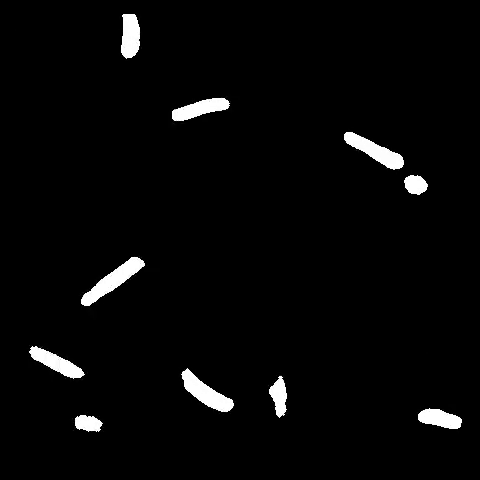
#> input picture frame 50 of video_3_bin.mp4, 480 x 480 px
$ python object_tracking.py   (older library calls are emulated)
#> lines starting #> are read from the running program, lines starting #| are printed output that depends on the picture; after the words box and inside, x2 and y2 are one past the last pixel; in counts of white or black regions, pixels touching at a corner belong together
### detectors.py
import numpy as np
import cv2

debug = 0


class Detectors(object):  # 检测每一帧图像中的物体
    # Python中三引号"""可以：
    # 1.用来做多行注释（一般会被运行，不推荐）
    # 2.允许一个字符串跨行，字符串中可以包含换行符/制表符和其它特殊字符
    # 3.用于SQL语句（对数据库进行查询修改）表达式没有变量，为避免使用转义换行符\n时
    """Detectors class to detect objects in video frame
    Attributes:
        None
    """
    def __init__(self):
        """Initialize variables used by Detectors class
        """
        return

    def Detect(self, frame, frame_count):  # 输入：帧图像  输出：目标质心的向量
        # 检测帧图像中的目标可以分为以下几步：
        # 1.将抓取到的帧图像由BGR格式转换成灰度图像
        # 2.背景相减
        # 3.Canny算子检测边缘
        # 4.仅保留阈值范围内的边缘
        # 5.找到轮廓及质心
        """Detect objects in video frame using following pipeline
            - Convert captured frame from BGR to GRAY
            - Perform Background Subtraction
            - Detect edges using Canny Edge Detection
              http://docs.opencv.org/trunk/da/d22/tutorial_py_canny.html
            - Retain only edges within the threshold
            - Find contours
            - Find centroids for each valid contours
        Args:
            frame: single video frame
        Return:
            centers: vector of object centroids in a frame
        """

        # # Convert BGR to GRAY
        # gray = cv2.cvtColor(frame, cv2.COLOR_BGR2GRAY)
        # #
        # count = frame_count
        # if count == 100:
        #     cv2.imwrite('5_gray1.bmp', gray)
        # if debug == 0:
        #    cv2.imshow('gray', gray)
        #
        # # Perform Background Subtraction 背景相减，得到前景掩膜
        # fgbg = cv2.bgsegm.createBackgroundSubtractorMOG(history, nmixtures, backgroundRatio, noiseSigma)
        # 使用K(K=3或5)个高斯混合分布对背景像素进行建模，使用这些颜色在视频中存在时间的长短作为混合的权重。每一个像素点基于时间序列会有很多值，从而可以构成一个分布
        # history：时间长度，默认200   nmixtures：高斯混合成份的数量，默认5
        # backgroundRatio：背景比率，默认0.7   noiseSigma：噪声强度（亮度或每个颜色通道的标准偏差），默认0表示一些自动值
        # fgbg = cv2.createBackgroundSubtractorMOG2()
        # fgmask = fgbg.apply(gray)

        # if debug == 0:
           # cv2.imshow('bgsub', fgmask)

        # Detect edges  Canny边缘检测算子
        # edges = cv.Canny(image, threshold1, threshold2[, apertureSize[, L2gradient]])
        # threshold1/2 处理过程中的两个阈值   apertureSize：Sobel算子的孔径大小
        # L2gradient：计算图像梯度幅度的标识，默认False，使用L1范数计算（将两个方向导数的绝对值相加），若为True，使用L2范数进行计算（两个方向的导数的平方和再开方）
        # edges = cv2.Canny(gray, 100, 190, 3)
        # #
        # if debug == 0:
        #    cv2.imshow('Edges', edges)


        # Retain only edges within the threshold
        # ret, thresh = cv2.threshold(edges, 0, 255, cv2.THRESH_BINARY)


        # Step1：将BGR图像转换成Gray
        gray = cv2.cvtColor(frame, cv2.COLOR_BGR2GRAY)
        # count = frame_count
        # if count==100:
        #     cv2.imwrite('100_gray.bmp', gray)

        # Step2：图像阈值分割
        # cv2.threshold(src, thresh, maxval, type[, dst]) → retval, dst
        # src：输入图片 thresh：阈值  maxval：填充色 type：有01234四种类型，一般为0
        # 输出：retval：返回输入的thresh  dst：返回二值化后的图片
        ret, thresh = cv2.threshold(gray, 0, 255, cv2.THRESH_BINARY)

        # Find contours
        # image, contours, hierarchy = cv2.findContours(thresh, cv2.RETR_EXTERNAL, cv2.CHAIN_APPROX_SIMPLE)
        # contours, hierarchy = cv2.findContours(image,mode,method)查找物体的轮廓
        # mode：轮廓的模式  cv2.RETR_EXTERNAL只检测外轮廓 cv2.RETR_LIST检测的轮廓不建立等级关系
        # cv2.RETR_CCOMP建立两个等级的轮廓，上一层为外边界，内层为内孔的边界。如果内孔内还有连通物体，则这个物体的边界也在顶层
        # cv2.RETR_TREE建立一个等级树结构的轮廓。
        # method：轮廓的近似方法 cv2.CHAIN_APPROX_NOME存储所有的轮廓点，相邻的两个点的像素位置差不超过1；
        # cv2.CHAIN_APPROX_SIMPLE压缩水平方向、垂直方向、对角线方向的元素，只保留该方向的终点坐标，例如一个矩形轮廓只需要4个点来保存轮廓信息
        # cv2.CHAIN_APPROX_TC89_L1：使用teh-Chinl chain 近似算法保存轮廓信息。
        # image:跟输入图像类似的一张二值图
        # contours：list结构，list中每个元素用ndarry表示，是图像中一个轮廓的点的集合，是(x,1,2)的三维向量，x是该条边沿里有多少个像素点，2表示每个点的横纵坐标
        # hierarchy：(x,4)的二维ndarry。元素个数和轮廓个数相同，每个轮廓contours[i]对应4个hierarchy元素hierarchy[i][0] ~hierarchy[i][3]，分别对应下一个轮廓编号、上一个轮廓编号、父轮廓编号、子轮廓编号，该值为负数表示没有对应项
        contours, hierarchy = cv2.findContours(thresh, cv2.RETR_TREE, cv2.CHAIN_APPROX_SIMPLE)


        if debug == 0:
            cv2.imshow('thresh', thresh)

        centers = []  # vector of object centroids in a frame
        blob_radius_thresh = 10
        # Find centroid for each valid contours 找到目标轮廓边界后，寻找能覆盖各目标最小圆的中心及半径
        for cnt in contours:
            try:
                # Calculate and draw circle
                # (x, y), radius = cv2.minEnclosingCircle(cnt)使用迭代算法查找包含2D点集的最小区域的圆
                # (x,y):目标圆心  radius：半径
                (x, y), radius = cv2.minEnclosingCircle(cnt)
                centeroid = (int(x), int(y))
                radius = int(radius)
                if radius > blob_radius_thresh:  # 如果半径大于10，绘制覆盖该目标的圆
                    # cv2.circle(image, center_coordinates, radius, color, thickness)
                    # color:绘制的圆的边界的颜色，（255，0，0)是蓝色
                    # thickness:画圆的线条的粗细
                    cv2.circle(frame, centeroid, radius, (0, 255, 0), 2)
                    # np.array:创建一个数组
                    b = np.array([[x], [y]])
                    # np.round_(arr, decimals = 0, out = None)将数组四舍五入为给定的小数位数
                    # arr：输入数组 decimal：[int]要舍入的小数位，默认值为0  out:[可选]输出结果数组
                    # np.round(data, decimal) 对于数据data，保留小数点后decimal位小数，默认值为0
                    centers.append(np.round(b))
            except ZeroDivisionError:
                pass

        # show contours of tracking objects
        # cv2.imshow('Track Bugs', frame)

        return centers

### tracker.py
import numpy as np
from kalman_filter import KalmanFilter
from common import dprint
from scipy.optimize import linear_sum_assignment
# sklearn里的linear_assignment()以及scipy里的linear_sum_assignment()都实现了匈牙利算法，两者的返回值的形式不同
# sklearn API result:           scipy API result:
# [[0 1]                        (array([0, 2, 3], dtype=int64), array([1, 0, 2], dtype=int64))
# [2 0]
# [3 2]]

class Track(object):
    """Track class for every object to be tracked"""

    def __init__(self, prediction, trackIdCount):
        """Initialize variables used by Track class
        Args:
            prediction: predicted centroids of object to be tracked
            trackIdCount: identification of each track object
        """
        self.track_id = trackIdCount  # identification of each track object
        self.KF = KalmanFilter()  # KF instance to track this object
        self.prediction = np.asarray(prediction)  # predicted centroids (x,y)
        self.skipped_frames = 0  # number of frames skipped undetected
        self.trace = []  # trace path


class Tracker(object):
    """Tracker class that updates track vectors of object tracked"""

    def __init__(self, dist_thresh, max_frames_to_skip, max_trace_length, trackIdCount):
        """Initialize variable used by Tracker class
        Args:
            dist_thresh 最大跟踪长度: distance threshold. When exceeds the threshold,
                         track will be deleted and new track is created
            max_frames_to_skip 未检测到跟踪对象允许跳过的最大帧数: maximum allowed frames to be skipped for the track object undetected
            max_trace_length 跟踪路径历史长度: trace path history length
            trackIdCount 用于识别每个追踪对象: identification of each track object
        """
        self.dist_thresh = dist_thresh
        self.max_frames_to_skip = max_frames_to_skip
        self.max_trace_length = max_trace_length
        self.tracks = []
        self.trackIdCount = trackIdCount

    def Update(self, detections):
        """Update tracks vector using following steps:
            - Create tracks if no tracks vector found
            - Calculate cost using sum of square distance
              between predicted vs detected centroids  # 使用预测与检测到的质心的平方距离总和计算成本
            - Using Hungarian Algorithm assign the correct
              detected measurements to predicted tracks  # 使用匈牙利算法将正确检测到的测量值分配给预测轨迹
              https://en.wikipedia.org/wiki/Hungarian_algorithm
            - Identify tracks with no assignment, if any
            - If tracks are not detected for long time, remove them
            - Now look for un_assigned detects
            - Start new tracks
            - Update KalmanFilter state, lastResults and tracks trace
        Args:
            detections: detected centroids of object to be tracked
        """

        # Create tracks if no tracks vector found
        if len(self.tracks) == 0:  # 如果跟踪的目标数是0
            for i in range(len(detections)):  # 将检测的目标中心点代入，初始化追踪函数
                track = Track(detections[i], self.trackIdCount)
                self.trackIdCount += 1
                self.tracks.append(track)

        # Calculate cost using sum of square distance between predicted and detected centroids
        # 计算检测与跟踪目标相关联的代价矩阵，预测位置与探测到的目标之间的距离作为代价
        N = len(self.tracks)
        M = len(detections)
        cost = np.zeros(shape=(N, M))   # Cost matrix
        for i in range(len(self.tracks)):
            for j in range(len(detections)):
                try:
                    diff = self.tracks[i].prediction - detections[j]
                    distance = np.sqrt(diff[0][0]*diff[0][0] + diff[1][0]*diff[1][0])
                    cost[i][j] = distance
                except:
                    pass

        # Let's average the squared ERROR
        cost = 0.5 * cost

        # Using Hungarian Algorithm assign the correct detected measurements to predicted tracks
        # 使用匈牙利算法将前一帧中的跟踪框tracks与当前帧中的检测框detections进行关联
        # 通过外观信息（appearance information）和马氏距离（Mahalanobis distance），或者IOU来计算代价矩阵。
        assignment = []
        for _ in range(N):  # 初始化跟踪个数
            assignment.append(-1)
        row_ind, col_ind = linear_sum_assignment(cost)  # 分别得到最小代价的行/列
        for i in range(len(row_ind)):  # 将最小代价矩阵得到的行和列对应，也就是说可以关联的赋给assignment
            assignment[row_ind[i]] = col_ind[i]  # 此时assignment中等于-1的就是探测和预测到的目标数量不一致，无法关联

        # 探测目标与跟踪目标无法关联存在两种情况：
        # 1.一开始匈牙利算法就未关联到（探测目标个数！=追踪目标个数，使有的目标点被落下），
        # 2.关联到但彼此间距离超过所设置的阈值
        # 即追踪中出现新目标，或原目标消失
        '''或许还有一种可能，目标移动速度过快导致代价矩阵所关联的目标匹配混乱，或许会超过设置的追踪距离阈值，使判别为不关联'''
        # Identify tracks with no assignment, if any
        un_assigned_tracks = []
        for i in range(len(assignment)):
            if assignment[i] != -1:  # 如果追踪的第i个目标与检测目标可关联
                # check for cost distance threshold.
                # If cost is very high then un_assign (delete) the track
                if cost[i][assignment[i]] > self.dist_thresh:
                    assignment[i] = -1  # 如果前后能关联，但彼此之间距离超过所设置的追踪距离的上限，设置其为不可关联
                    un_assigned_tracks.append(i)  # 扩展追踪过程无关联的列表
                pass
            else:
                self.tracks[i].skipped_frames += 1  # 追踪的第i个目标未出现的帧数+1

        # If tracks are not detected for long time, remove them
        # 长时间未跟踪到的目标，从跟踪和关联中移去
        del_tracks = []  # 建立一个取消跟踪的数组
        for i in range(len(self.tracks)):
            if self.tracks[i].skipped_frames > self.max_frames_to_skip:
                del_tracks.append(i)  # 如果连续多帧未跟踪到正在跟踪的目标i，就将其添加到不再跟踪的数组
        if len(del_tracks) > 0:  # only when skipped frame exceeds max
            for id in del_tracks:  # 如果存在不需要再跟踪的目标，将其从跟踪数组tracks[]中删去
                if id < len(self.tracks):
                   del self.tracks[id]
                   del assignment[id]
                else:
                   dprint("ERROR: id is greater than length of tracks")

        # Now look for un_assigned detects
        # 未关联到的探测目标
        un_assigned_detects = []
        for i in range(len(detections)):
                if i not in assignment:
                    un_assigned_detects.append(i)

        # Start new tracks for unassigned detects
        # 未关联探测目标的重新进行跟踪
        if len(un_assigned_detects) != 0:
            for i in range(len(un_assigned_detects)):
                track = Track(detections[un_assigned_detects[i]], self.trackIdCount)
                self.trackIdCount += 1
                self.tracks.append(track)

        # Update KalmanFilter state, lastResults and tracks trace
        for i in range(len(assignment)):
            self.tracks[i].KF.predict()
            if assignment[i] != -1:
                self.tracks[i].skipped_frames = 0
                # 使用观测值
                self.tracks[i].prediction = self.tracks[i].KF.correct(detections[assignment[i]], 1)
            else:
                # 使用预测值
                self.tracks[i].prediction = self.tracks[i].KF.correct(np.array([[0], [0]]), 0)
            length = len(self.tracks[i].trace)
            if length > self.max_trace_length:
                for j in range(len(self.tracks[i].trace) - self.max_trace_length):
                    del self.tracks[i].trace[j]

            self.tracks[i].trace.append(self.tracks[i].prediction)  # 拓展跟踪路径
            self.tracks[i].KF.lastResult = self.tracks[i].prediction  # 更新卡尔曼滤波状态

### kalman_filter.py
import numpy as np
# 在存在噪声信息干扰的情况下，在含有不确定信息的动态系统中，卡尔曼滤波能对系统下一步要做什么做出有根据的预测
# 卡尔曼滤波适合不断变化的系统，内存占用小（只需要保留前一个状态），速度快
class KalmanFilter(object):
    """Kalman Filter class keeps track of the estimated state of
    the system and the variance or uncertainty of the estimate.
    Predict and Correct methods implement the functionality
    Reference: https://en.wikipedia.org/wiki/Kalman_filter
    """

    def __init__(self):
        """Initialize variable used by Kalman Filter class"""
        self.dt = 0.005 # delta time  # 采样时间

        self.A = np.array([[1, 0], [0, 1]])  # matrix in observation equations 观测矩阵
        self.u = np.zeros((2, 1))  # previous state vector x

        # (x,y) tracking object center
        self.b = np.array([[0], [255]])  # vector of observations y
        # np.diag(v,k=0)以一维数组的形式返回方阵的对角线（或非对角线）元素，或将一维数组转换成方阵（非对角线元素为0）
        # v:array_like 如果v是二维数组，返回k位置的对角线；如果v是一维数组，返回一个v作为k位置对角线的二维数组
        # k:int,optional  可选参数，默认为0.代表对角线的位置，大于0位于对角线上面，小于0则在下面
        # 如：x=array([[0,1,2],[3,4,5],[6,7,8]])->np.diag(x)=array([0,4,8]) np.diag(x,k=1)=array([1,5])
        # np.diag(x,k=-1)=([3,7])  np.diag(np.diag(x))=([[0,0,0],[0,4,0],[0,0,8]])
        self.P = np.diag((3.0, 3.0))  # covariance matrix 协方差矩阵
        self.F = np.array([[1.0, self.dt], [0.0, 1.0]])  # state transition mat 状态转移矩阵
        # numpy.eye(N,M=None,k=0,dtype=<class 'float'>,order='C) 返回二维数组（N,M)，对角线位置是1，其余地方为0
        # k：对角线的下标，0表示主对角线，负数表示低对角线，正数表示高对角   dtype：可选项，返回的数据的类型
        # self.u.shape[0]读取矩阵u第一维度的长度
        self.Q = np.eye(self.u.shape[0])  # process noise matrix 过程噪声协方差矩阵
        self.R = np.eye(self.b.shape[0])  # observation noise matrix 观测噪声协方差矩阵
        self.lastResult = np.array([[0], [255]])

    def predict(self):
        """Predict state vector u and variance of uncertainty P (covariance).
            # 预测状态向量x和协方差P
            u(k+1)=F*u(k)+
            b(k)=C(k)u(k)+w(k)
            where,
            u: previous state vector
            P: previous covariance matrix
            F: state transition matrix
            Q: process noise matrix
        Equations:
            u'_{k|k-1} = Fu'_{k-1|k-1}
            P_{k|k-1} = FP_{k-1|k-1} F.T + Q
            where,
                F.T is F transpose  # F.T是F的转置
        """
        # Predicted state estimate
        # np.dot->向量内积 多维矩阵乘法 矩阵与向量的乘法
        self.u = np.round(np.dot(self.F, self.u))
        # Predicted estimate covariance

        self.P = np.dot(self.F, np.dot(self.P, self.F.T)) + self.Q
        self.lastResult = self.u  # same last predicted result
        return self.u

    def correct(self, b, flag):
        """Correct or update state vector u and variance of uncertainty P (covariance).
        where,
        u: predicted state vector u
        A: matrix in observation equations
        b: vector of observations
        P: predicted covariance matrix
        Q: process noise matrix
        R: observation noise matrix
        Equations:
            C = AP_{k|k-1} A.T + R
            K_{k} = P_{k|k-1} A.T(C.Inv)
            u'_{k|k} = u'_{k|k-1} + K_{k}(b_{k} - Au'_{k|k-1})
            P_{k|k} = P_{k|k-1} - K_{k}(CK.T)
            where,
                A.T is A transpose
                C.Inv is C inverse
        Args:
            b: vector of observations
            flag: if "true" prediction result will be updated else detection
        Return:
            predicted state vector u
        """

        if not flag:    # update using prediction
            self.b = self.lastResult
        else:           # update using detection
            self.b = b
        C = np.dot(self.A, np.dot(self.P, self.A.T)) + self.R  # C = AP_{k|k-1} A.T + R
        # np.linalg.inv()矩阵求逆
        K = np.dot(self.P, np.dot(self.A.T, np.linalg.inv(C)))  # K_{k} = P_{k|k-1} A.T(C.Inv)
        #  u'_{k|k} = u'_{k|k-1} + K_{k}(b_{k} - Au'_{k|k-1})
        self.u = np.round(self.u + np.dot(K, (self.b - np.dot(self.A, self.u))))
        self.P = self.P - np.dot(K, np.dot(C, K.T))  # P_{k|k} = P_{k|k-1} - K_{k}(CK.T)
        self.lastResult = self.u
        return self.u

### object_tracking.py
import cv2
import copy
from detectors import Detectors
from tracker import Tracker


def main():
    # Create opencv video capture object
    # cap = cv2.VideoCapture('data/TrackingBugs.mp4')
    cap = cv2.VideoCapture('video_3_bin.mp4')

    # Create Object Detector
    detector = Detectors()

    # Create Object Tracker
    tracker = Tracker(160, 20, 50, 100)  # 追踪过程中各种阈值参数

    # Variables initialization
    skip_frame_count = 0
    track_colors = [(255, 0, 0), (0, 255, 0), (0, 0, 255), (255, 255, 0),
                    (0, 255, 255), (255, 0, 255), (255, 127, 255),
                    (127, 0, 255), (127, 0, 127)]
    pause = False

    frame_count = 1
    # Infinite loop to process video frames
    while True:
        # Capture frame-by-frame
        ret, frame = cap.read()  # ret是一个bool值，如果是true，表示帧读取是正确的
#> frame is the input picture: shape (480, 480, 3); min 0, max 255, mean 7.6
        # frame表示截取到的一帧的图片的数据，是三维数组
        # Make copy of original frame
        orig_frame = copy.copy(frame)


        # Convert binary image to greyscale
        if ret:
           frame[frame != 0] = 255
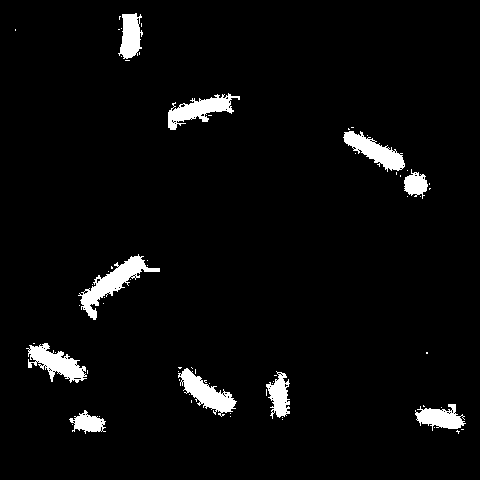
#> frame: shape (480, 480, 3); 4% white; 67 white regions (57 under 20 px), largest, box (x1, y1, x2, y2) and area: (78, 254, 160, 320) 1447, (26, 343, 87, 383) 1144, (178, 368, 237, 417) 1144

        # Skip initial frames that display logo
        if skip_frame_count < 1:
            skip_frame_count += 1
            continue
        print(ret)
        # Detect and return centroids of the objects in the frame
        if ret:
            print("Processing frame " + format(frame_count))
            frame_count += 1
            # if frame_count == 5:
            #     a = orig_frame
               # cv2.imwrite('5.jpg', a)
            centers = detector.Detect(frame, frame_count)


            # If centroids are detected then track them
            if len(centers) > 0:

                # Track object using Kalman Filter
                tracker.Update(centers)

                # For identified object tracks draw tracking line
                # Use various colors to indicate different track_id
                for i in range(len(tracker.tracks)):
                    if len(tracker.tracks[i].trace) > 1:
                        for j in range(len(tracker.tracks[i].trace)-1):
                            # Draw trace line
                            x1 = tracker.tracks[i].trace[j][0][0]
                            y1 = tracker.tracks[i].trace[j][1][0]
                            x2 = tracker.tracks[i].trace[j+1][0][0]
                            y2 = tracker.tracks[i].trace[j+1][1][0]
                            clr = tracker.tracks[i].track_id % 9
                            cv2.line(frame, (int(x1), int(y1)), (int(x2), int(y2)),
                                     track_colors[clr], 2)

                # Display the resulting tracking frame
                cv2.imshow('Tracking', frame)

            # Display the original frame
            cv2.imshow('Original', orig_frame)

            # Slower the FPS
            cv2.waitKey(50)

            # [15 lines of commented-out code are left out]
        else:
            print("All frames were processed")
            break

    # When everything done, release the capture
    cap.release()
    cv2.destroyAllWindows()


if __name__ == "__main__":
    # execute main
    main()

$ run again, starting later in the video
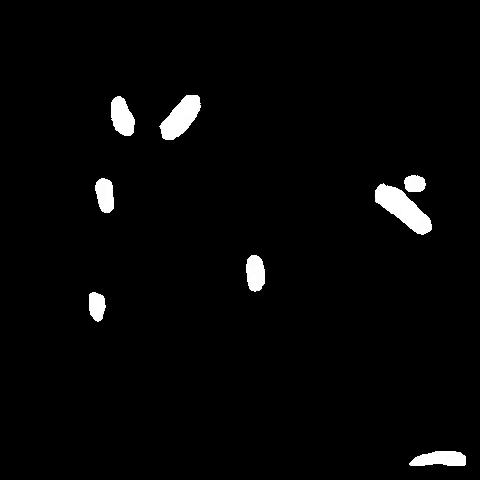
#> input picture frame 225 of video_3_bin.mp4, 480 x 480 px
#> in main, frame is the input picture: shape (480, 480, 3); min 0, max 255, mean 6.2
#> in main, `frame[frame != 0] = 255`:
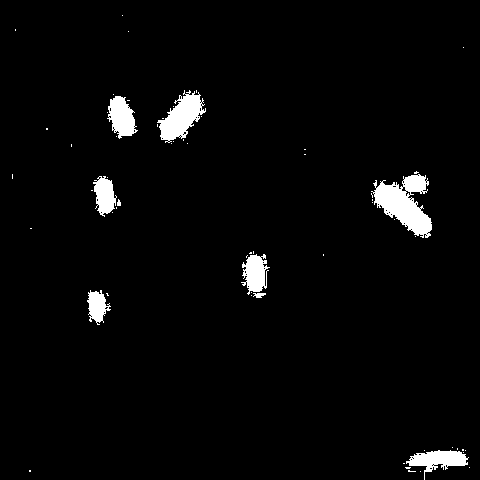
#> frame: shape (480, 480, 3); 3% white; 61 white regions (52 under 20 px), largest, box (x1, y1, x2, y2) and area: (371, 174, 432, 238) 2025, (157, 90, 206, 143) 1287, (406, 450, 469, 480) 849
